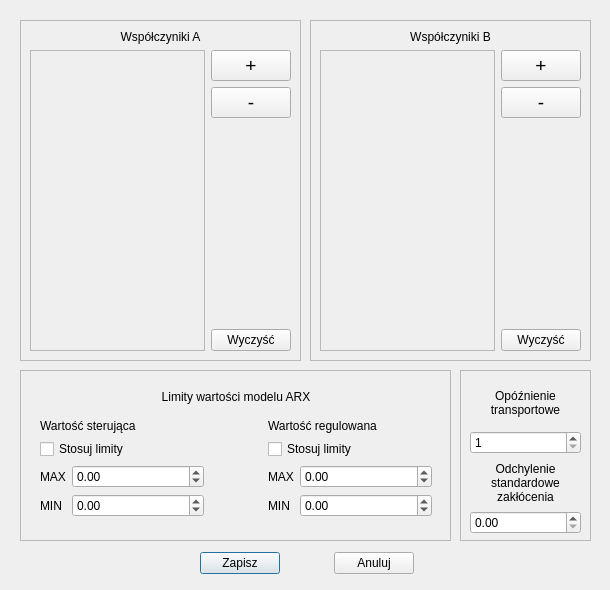
<?xml version="1.0" encoding="UTF-8"?>
<ui version="4.0">
 <class>ARX_Settings</class>
 <widget class="QDialog" name="ARX_Settings">
  <property name="geometry">
   <rect>
    <x>0</x>
    <y>0</y>
    <width>610</width>
    <height>590</height>
   </rect>
  </property>
  <property name="sizePolicy">
   <sizepolicy hsizetype="Fixed" vsizetype="Fixed">
    <horstretch>0</horstretch>
    <verstretch>0</verstretch>
   </sizepolicy>
  </property>
  <property name="minimumSize">
   <size>
    <width>610</width>
    <height>590</height>
   </size>
  </property>
  <property name="maximumSize">
   <size>
    <width>610</width>
    <height>590</height>
   </size>
  </property>
  <property name="windowTitle">
   <string>Dialog</string>
  </property>
  <widget class="QWidget" name="layoutWidget">
   <property name="geometry">
    <rect>
     <x>200</x>
     <y>550</y>
     <width>214</width>
     <height>26</height>
    </rect>
   </property>
   <layout class="QHBoxLayout" name="horizontalLayout">
    <item>
     <widget class="QPushButton" name="Button_save">
      <property name="text">
       <string>Zapisz</string>
      </property>
     </widget>
    </item>
    <item>
     <spacer name="horizontalSpacer">
      <property name="orientation">
       <enum>Qt::Orientation::Horizontal</enum>
      </property>
      <property name="sizeHint" stdset="0">
       <size>
        <width>40</width>
        <height>20</height>
       </size>
      </property>
     </spacer>
    </item>
    <item>
     <widget class="QPushButton" name="Button_cancel">
      <property name="text">
       <string>Anuluj</string>
      </property>
     </widget>
    </item>
   </layout>
  </widget>
  <widget class="QFrame" name="frame_3">
   <property name="geometry">
    <rect>
     <x>460</x>
     <y>370</y>
     <width>131</width>
     <height>171</height>
    </rect>
   </property>
   <property name="frameShape">
    <enum>QFrame::Shape::StyledPanel</enum>
   </property>
   <property name="frameShadow">
    <enum>QFrame::Shadow::Raised</enum>
   </property>
   <widget class="QWidget" name="layoutWidget">
    <property name="geometry">
     <rect>
      <x>10</x>
      <y>10</y>
      <width>111</width>
      <height>154</height>
     </rect>
    </property>
    <layout class="QVBoxLayout" name="verticalLayout_16">
     <item>
      <layout class="QVBoxLayout" name="verticalLayout_14">
       <item>
        <widget class="QLabel" name="label_4">
         <property name="text">
          <string>Opóźnienie transportowe</string>
         </property>
         <property name="alignment">
          <set>Qt::AlignmentFlag::AlignCenter</set>
         </property>
         <property name="wordWrap">
          <bool>true</bool>
         </property>
        </widget>
       </item>
       <item>
        <widget class="QSpinBox" name="spin_transport_delay">
         <property name="minimum">
          <number>1</number>
         </property>
         <property name="maximum">
          <number>999</number>
         </property>
         <property name="value">
          <number>1</number>
         </property>
        </widget>
       </item>
      </layout>
     </item>
     <item>
      <layout class="QVBoxLayout" name="verticalLayout_15">
       <item>
        <widget class="QLabel" name="label_11">
         <property name="text">
          <string>Odchylenie standardowe zakłócenia</string>
         </property>
         <property name="alignment">
          <set>Qt::AlignmentFlag::AlignCenter</set>
         </property>
         <property name="wordWrap">
          <bool>true</bool>
         </property>
        </widget>
       </item>
       <item>
        <widget class="QDoubleSpinBox" name="double_spin_standard_dev"/>
       </item>
      </layout>
     </item>
    </layout>
   </widget>
  </widget>
  <widget class="QFrame" name="frame_4">
   <property name="geometry">
    <rect>
     <x>20</x>
     <y>370</y>
     <width>431</width>
     <height>171</height>
    </rect>
   </property>
   <property name="frameShape">
    <enum>QFrame::Shape::StyledPanel</enum>
   </property>
   <property name="frameShadow">
    <enum>QFrame::Shadow::Raised</enum>
   </property>
   <widget class="QWidget" name="layoutWidget">
    <property name="geometry">
     <rect>
      <x>20</x>
      <y>10</y>
      <width>392</width>
      <height>137</height>
     </rect>
    </property>
    <layout class="QVBoxLayout" name="verticalLayout_13">
     <item>
      <widget class="QLabel" name="label_3">
       <property name="text">
        <string>Limity wartości modelu ARX</string>
       </property>
       <property name="alignment">
        <set>Qt::AlignmentFlag::AlignCenter</set>
       </property>
      </widget>
     </item>
     <item>
      <layout class="QHBoxLayout" name="horizontalLayout_8">
       <item>
        <layout class="QVBoxLayout" name="verticalLayout_11">
         <item>
          <widget class="QLabel" name="label_5">
           <property name="text">
            <string>Wartość sterująca</string>
           </property>
          </widget>
         </item>
         <item>
          <widget class="QCheckBox" name="checkBox_limit_ster">
           <property name="text">
            <string>Stosuj limity</string>
           </property>
          </widget>
         </item>
         <item>
          <layout class="QHBoxLayout" name="horizontalLayout_4">
           <item>
            <widget class="QLabel" name="label_6">
             <property name="text">
              <string>MAX</string>
             </property>
            </widget>
           </item>
           <item>
            <widget class="QDoubleSpinBox" name="doubleSpinBox_limit_max_ster">
             <property name="minimumSize">
              <size>
               <width>132</width>
               <height>0</height>
              </size>
             </property>
             <property name="minimum">
              <double>-9999.000000000000000</double>
             </property>
             <property name="maximum">
              <double>9999.000000000000000</double>
             </property>
            </widget>
           </item>
          </layout>
         </item>
         <item>
          <layout class="QHBoxLayout" name="horizontalLayout_5">
           <item>
            <widget class="QLabel" name="label_7">
             <property name="text">
              <string>MIN</string>
             </property>
            </widget>
           </item>
           <item>
            <widget class="QDoubleSpinBox" name="doubleSpinBox_limit_min_ster">
             <property name="minimumSize">
              <size>
               <width>132</width>
               <height>0</height>
              </size>
             </property>
             <property name="minimum">
              <double>-9999.000000000000000</double>
             </property>
             <property name="maximum">
              <double>9999.000000000000000</double>
             </property>
            </widget>
           </item>
          </layout>
         </item>
        </layout>
       </item>
       <item>
        <spacer name="horizontalSpacer_2">
         <property name="orientation">
          <enum>Qt::Orientation::Horizontal</enum>
         </property>
         <property name="sizeHint" stdset="0">
          <size>
           <width>40</width>
           <height>20</height>
          </size>
         </property>
        </spacer>
       </item>
       <item>
        <layout class="QVBoxLayout" name="verticalLayout_12">
         <item>
          <widget class="QLabel" name="label_8">
           <property name="text">
            <string>Wartość regulowana</string>
           </property>
          </widget>
         </item>
         <item>
          <widget class="QCheckBox" name="checkBox_limit_reg">
           <property name="text">
            <string>Stosuj limity</string>
           </property>
          </widget>
         </item>
         <item>
          <layout class="QHBoxLayout" name="horizontalLayout_6">
           <item>
            <widget class="QLabel" name="label_9">
             <property name="text">
              <string>MAX</string>
             </property>
            </widget>
           </item>
           <item>
            <widget class="QDoubleSpinBox" name="doubleSpinBox_limit_max_reg">
             <property name="minimumSize">
              <size>
               <width>132</width>
               <height>0</height>
              </size>
             </property>
             <property name="minimum">
              <double>-9999.000000000000000</double>
             </property>
             <property name="maximum">
              <double>9999.000000000000000</double>
             </property>
            </widget>
           </item>
          </layout>
         </item>
         <item>
          <layout class="QHBoxLayout" name="horizontalLayout_7">
           <item>
            <widget class="QLabel" name="label_10">
             <property name="text">
              <string>MIN</string>
             </property>
            </widget>
           </item>
           <item>
            <widget class="QDoubleSpinBox" name="doubleSpinBox_limit_min_reg">
             <property name="minimumSize">
              <size>
               <width>132</width>
               <height>0</height>
              </size>
             </property>
             <property name="minimum">
              <double>-9999.000000000000000</double>
             </property>
             <property name="maximum">
              <double>9999.000000000000000</double>
             </property>
            </widget>
           </item>
          </layout>
         </item>
        </layout>
       </item>
      </layout>
     </item>
    </layout>
   </widget>
  </widget>
  <widget class="QWidget" name="layoutWidget">
   <property name="geometry">
    <rect>
     <x>310</x>
     <y>20</y>
     <width>281</width>
     <height>341</height>
    </rect>
   </property>
   <layout class="QVBoxLayout" name="verticalLayout_3">
    <item>
     <widget class="QFrame" name="frame_2">
      <property name="frameShape">
       <enum>QFrame::Shape::StyledPanel</enum>
      </property>
      <property name="frameShadow">
       <enum>QFrame::Shadow::Raised</enum>
      </property>
      <layout class="QVBoxLayout" name="verticalLayout_8">
       <item>
        <layout class="QVBoxLayout" name="verticalLayout_9">
         <item>
          <widget class="QLabel" name="label_2">
           <property name="maximumSize">
            <size>
             <width>16777215</width>
             <height>20</height>
            </size>
           </property>
           <property name="text">
            <string>Współczyniki B</string>
           </property>
           <property name="alignment">
            <set>Qt::AlignmentFlag::AlignCenter</set>
           </property>
          </widget>
         </item>
         <item>
          <layout class="QVBoxLayout" name="verticalLayout_10">
           <item>
            <layout class="QHBoxLayout" name="horizontalLayout_3">
             <item>
              <widget class="QScrollArea" name="scrollArea_wsp_B">
               <property name="widgetResizable">
                <bool>true</bool>
               </property>
               <widget class="QWidget" name="scrollAreaWidgetContents_2">
                <property name="geometry">
                 <rect>
                  <x>0</x>
                  <y>0</y>
                  <width>163</width>
                  <height>289</height>
                 </rect>
                </property>
               </widget>
              </widget>
             </item>
             <item>
              <layout class="QVBoxLayout" name="verticalLayout_4">
               <item>
                <widget class="QPushButton" name="button_wsp_B_add">
                 <property name="font">
                  <font>
                   <pointsize>14</pointsize>
                  </font>
                 </property>
                 <property name="text">
                  <string>+</string>
                 </property>
                </widget>
               </item>
               <item>
                <widget class="QPushButton" name="button_wsp_B_del">
                 <property name="font">
                  <font>
                   <pointsize>14</pointsize>
                  </font>
                 </property>
                 <property name="text">
                  <string>-</string>
                 </property>
                </widget>
               </item>
               <item>
                <spacer name="verticalSpacer_2">
                 <property name="orientation">
                  <enum>Qt::Orientation::Vertical</enum>
                 </property>
                 <property name="sizeHint" stdset="0">
                  <size>
                   <width>20</width>
                   <height>60</height>
                  </size>
                 </property>
                </spacer>
               </item>
               <item>
                <widget class="QPushButton" name="button_wsp_B_clear">
                 <property name="text">
                  <string>Wyczyść</string>
                 </property>
                </widget>
               </item>
              </layout>
             </item>
            </layout>
           </item>
          </layout>
         </item>
        </layout>
       </item>
      </layout>
     </widget>
    </item>
   </layout>
  </widget>
  <widget class="QWidget" name="layoutWidget">
   <property name="geometry">
    <rect>
     <x>20</x>
     <y>20</y>
     <width>281</width>
     <height>341</height>
    </rect>
   </property>
   <layout class="QVBoxLayout" name="verticalLayout_2">
    <item>
     <widget class="QFrame" name="frame">
      <property name="frameShape">
       <enum>QFrame::Shape::StyledPanel</enum>
      </property>
      <property name="frameShadow">
       <enum>QFrame::Shadow::Raised</enum>
      </property>
      <layout class="QVBoxLayout" name="verticalLayout_7">
       <item>
        <layout class="QVBoxLayout" name="verticalLayout_6">
         <item>
          <widget class="QLabel" name="label">
           <property name="maximumSize">
            <size>
             <width>16777215</width>
             <height>20</height>
            </size>
           </property>
           <property name="text">
            <string>Współczyniki A</string>
           </property>
           <property name="alignment">
            <set>Qt::AlignmentFlag::AlignCenter</set>
           </property>
          </widget>
         </item>
         <item>
          <layout class="QVBoxLayout" name="verticalLayout_5">
           <item>
            <layout class="QHBoxLayout" name="horizontalLayout_2">
             <item>
              <widget class="QScrollArea" name="scrollArea_wsp_A">
               <property name="widgetResizable">
                <bool>true</bool>
               </property>
               <widget class="QWidget" name="scrollAreaWidgetContents">
                <property name="geometry">
                 <rect>
                  <x>0</x>
                  <y>0</y>
                  <width>163</width>
                  <height>289</height>
                 </rect>
                </property>
               </widget>
              </widget>
             </item>
             <item>
              <layout class="QVBoxLayout" name="verticalLayout">
               <item>
                <widget class="QPushButton" name="button_wsp_A_add">
                 <property name="font">
                  <font>
                   <pointsize>14</pointsize>
                  </font>
                 </property>
                 <property name="text">
                  <string>+</string>
                 </property>
                </widget>
               </item>
               <item>
                <widget class="QPushButton" name="button_wsp_A_del">
                 <property name="font">
                  <font>
                   <pointsize>14</pointsize>
                  </font>
                 </property>
                 <property name="text">
                  <string>-</string>
                 </property>
                </widget>
               </item>
               <item>
                <spacer name="verticalSpacer">
                 <property name="orientation">
                  <enum>Qt::Orientation::Vertical</enum>
                 </property>
                 <property name="sizeHint" stdset="0">
                  <size>
                   <width>20</width>
                   <height>60</height>
                  </size>
                 </property>
                </spacer>
               </item>
               <item>
                <widget class="QPushButton" name="button_wsp_A_clear">
                 <property name="text">
                  <string>Wyczyść</string>
                 </property>
                </widget>
               </item>
              </layout>
             </item>
            </layout>
           </item>
          </layout>
         </item>
        </layout>
       </item>
      </layout>
     </widget>
    </item>
   </layout>
  </widget>
 </widget>
 <resources/>
 <connections/>
</ui>
